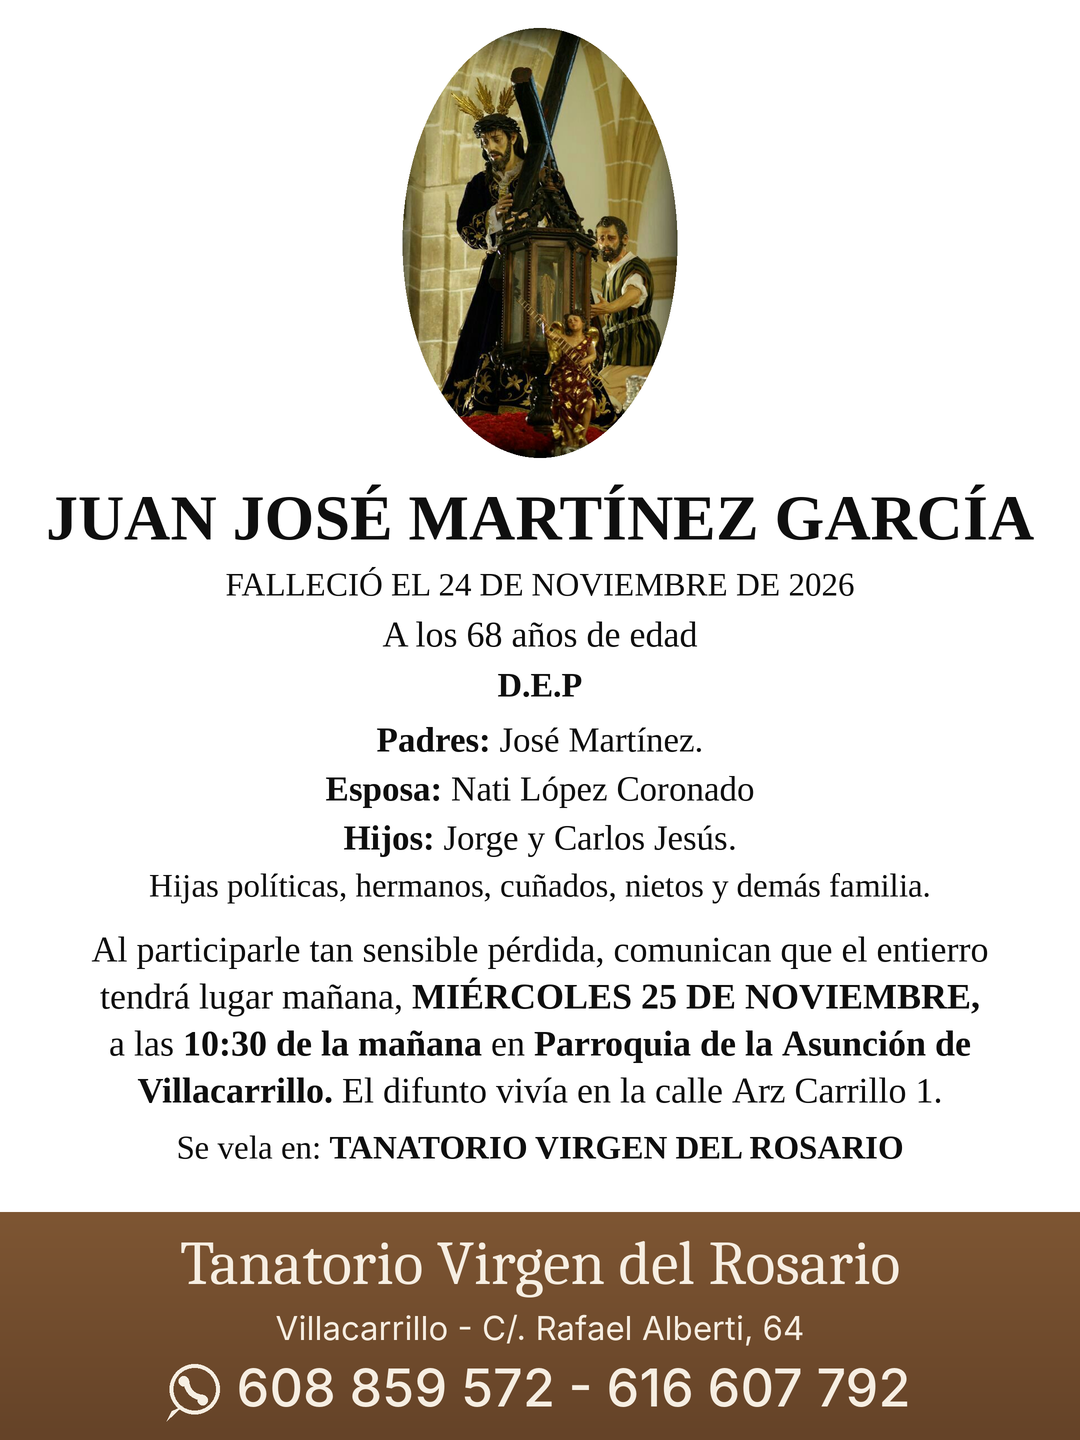

The Python source for this figure:
"""Esquela en formato vertical para móvil (1080 px de ancho), estilo tanatorio.
Edita DATOS y ejecuta:  python3 esquela_movil.py
"""
from PIL import Image, ImageDraw, ImageFont

DATOS = {
    "foto": "cristo.jpg",
    "nombre": "JUAN JOSÉ MARTÍNEZ GARCÍA",
    "falleció": "FALLECIÓ EL 24 DE NOVIEMBRE DE 2026",
    "edad": "A los 68 años de edad",
    "familia": [
        ("Padres: ", "José Martínez."),
        ("Esposa: ", "Nati López Coronado"),
        ("Hijos: ", "Jorge y Carlos Jesús."),
    ],
    "otros": "Hijas políticas, hermanos, cuñados, nietos y demás familia.",
    "aviso": [  # (texto, negrita)
        ("Al participarle tan sensible pérdida, comunican que el entierro tendrá lugar mañana, ", False),
        ("MIÉRCOLES 25 DE NOVIEMBRE, ", True),
        ("a las ", False), ("10:30 de la mañana ", True), ("en ", False),
        ("Parroquia de la Asunción de Villacarrillo.", True),
        (" El difunto vivía en la calle Arz Carrillo 1.", False),
    ],
    "velatorio": [("Se vela en: ", False), ("TANATORIO VIRGEN DEL ROSARIO", True)],
}

W, H = 1080, 1440          # tamaño final (3:4 vertical)
K = 2                      # supersampling para bordes suaves
SERIF = "/usr/share/fonts/truetype/liberation/LiberationSerif-Regular.ttf"
SERIFB = "/usr/share/fonts/truetype/liberation/LiberationSerif-Bold.ttf"
CAL = "/usr/share/fonts/truetype/crosextra/Caladea-Regular.ttf"
INTER = "/usr/share/fonts/opentype/inter/Inter-Regular.otf"
INTERM = "/usr/share/fonts/opentype/inter/Inter-Medium.otf"

def F(path, size):
    return ImageFont.truetype(path, int(size * K))

def banner(img, d, y0, h):
    top, bot, cream = (126, 86, 51), (101, 67, 40), (246, 238, 226)
    for y in range(h * K):
        t = y / (h * K - 1)
        d.line([(0, y0 * K + y), (W * K, y0 * K + y)],
               fill=tuple(int(top[i] + (bot[i] - top[i]) * t) for i in range(3)))
    def center(text, font, y):
        w = d.textlength(text, font=font)
        d.text(((W * K - w) / 2, y * K), text, font=font, fill=cream)
    center("Tanatorio Virgen del Rosario", F(CAL, 62), y0 + 16)
    center("Villacarrillo - C/. Rafael Alberti, 64", F(INTER, 33), y0 + 96)
    font = F(INTERM, 52)
    tel = "608 859 572 - 616 607 792"
    tw = d.textlength(tel, font=font) / K
    ic, gap = 50, 17
    x = (W - (ic + gap + tw)) / 2
    y = y0 + 144
    d.text(((x + ic + gap) * K, y * K), tel, font=font, fill=cream)
    cx, cy, r = (x + ic / 2) * K, (y + 33) * K, ic / 2 * K
    d.ellipse((cx - r, cy - r, cx + r, cy + r), outline=cream, width=4 * K)
    d.polygon([(cx - r + 2 * K, cy + r - 3 * K), (cx - r - 3 * K, cy + r + 7 * K),
               (cx - r + 13 * K, cy + r - 8 * K)], fill=cream)
    hx, hy, hr = cx + 8 * K, cy - 8 * K, 19 * K
    d.arc((hx - hr, hy - hr, hx + hr, hy + hr), 90, 180, fill=cream, width=6 * K)
    for ex, ey in ((hx, hy + hr), (hx - hr, hy)):
        d.ellipse((ex - 5 * K, ey - 5 * K, ex + 5 * K, ey + 5 * K), fill=cream)

def oval_photo(src, w, h):
    im = Image.open(src).convert("RGB")
    b = int(min(im.size) * 0.03)  # quita el marco de la foto original
    im = im.crop((b, b, im.width - b, im.height - b))
    r = max(w / im.width, h / im.height)
    im = im.resize((int(im.width * r) + 1, int(im.height * r) + 1), Image.LANCZOS)
    l, t = (im.width - w) // 2, (im.height - h) // 2
    im = im.crop((l, t, l + w, t + h))
    mask = Image.new("L", (w, h), 0)
    ImageDraw.Draw(mask).ellipse((0, 0, w - 1, h - 1), fill=255)
    return im, mask

def wrap(segs, size, maxw, d):
    """segs: [(texto, negrita)] -> lista de líneas, cada una lista de (texto, negrita)."""
    words = []
    for text, b in segs:
        for i, wd in enumerate(text.split(" ")):
            if wd == "":
                continue
            words.append((wd, b))
    lines, cur, curw = [], [], 0
    fr, fb = F(SERIF, size), F(SERIFB, size)
    sp = d.textlength(" ", font=fr)
    for wd, b in words:
        w = d.textlength(wd, font=fb if b else fr)
        add = w if not cur else sp + w
        if cur and curw + add > maxw * K:
            lines.append(cur); cur, curw = [], 0; add = w
        cur.append((wd, b)); curw += add
    if cur: lines.append(cur)
    return lines

def draw_line(d, segs, size, y):
    fr, fb = F(SERIF, size), F(SERIFB, size)
    segs = [(t.strip(), b) for t, b in segs]
    sp = d.textlength(" ", font=fr)
    total = sum(d.textlength(t, font=fb if b else fr) for t, b in segs) + sp * (len(segs) - 1)
    x = (W * K - total) / 2
    for t, b in segs:
        f = fb if b else fr
        d.text((x, y * K), t, font=f, fill=(15, 15, 15))
        x += d.textlength(t, font=f) + sp

def build(D, out="esquela_movil.png"):
    img = Image.new("RGB", (W * K, H * K), "white")
    d = ImageDraw.Draw(img)
    BH = 228
    banner(img, d, H - BH, BH)

    y = 28
    ph, pw = 430, 275
    im, mask = oval_photo(D["foto"], pw * K, ph * K)
    img.paste(im, (int((W - pw) / 2 * K), y * K), mask)
    y += ph + 24

    # nombre: se ajusta el tamaño para que quepa a lo ancho
    size = 66
    while d.textlength(D["nombre"], font=F(SERIFB, size)) > (W - 90) * K:
        size -= 1
    draw_line(d, [(D["nombre"], True)], size, y)
    y += int(size * 1.22) + 6

    draw_line(d, [(D["falleció"], False)], 33, y); y += 48
    draw_line(d, [(D["edad"], False)], 36, y); y += 52
    draw_line(d, [("D.E.P", True)], 34, y); y += 54

    for lab, val in D["familia"]:
        draw_line(d, [(lab.strip(), True), (val, False)], 35, y); y += 49
    draw_line(d, [(D["otros"], False)], 33, y); y += 62

    for ln in wrap(D["aviso"], 36, 900, d):
        draw_line(d, ln, 36, y); y += 47
    y += 12
    draw_line(d, D["velatorio"], 33, y)
    print("fin del texto en y =", y + 40, " | banner empieza en", H - BH)
    img.resize((W, H), Image.LANCZOS).save(out, dpi=(144, 144))
    img.save(out.replace(".png", "_HD.png"))

if __name__ == "__main__":
    build(DATOS)
